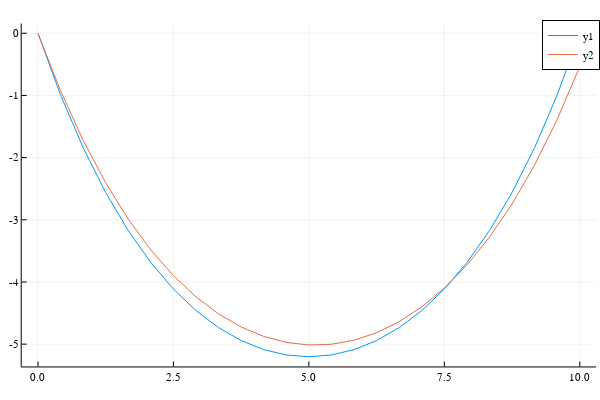

The notebook cell saved with this chart:
### Code cell
#Let's also integrate the continuous solution using implicit midpoint
xtraj1 = zeros(2,n)
xtraj1[:,1] .= x0

#Implicit midpoint step
function implicit_mid(xk)
    
    ### Solution
    xn = xk
    xm = 0.5*(xk + xn)
    r = xn - xk - Δx*f(xm,0,0)
    while maximum(abs.(r)) > 1e-12
        dr = I - 0.5*Δx*ForwardDiff.jacobian(dx->f(dx,0,0),xm)
        xn = xn - dr\r
        xm = 0.5*(xk + xn)
        r = xn - xk - Δx*f(xm,0,0)
    end
    
    return xn
end

#Simulate with implicit midpoint
for k = 1:(n-1)
    xtraj1[:,k+1] .= implicit_mid(xtraj1[:,k])
end

#Compare against reference IPOPT solution
plot(LinRange(0,w,n),y_ref)
plot!(LinRange(0,w,n),xtraj1[1,:])

### Figure 1 — Plotly figure (JSON) as saved in the notebook; plotly's stock layout.template omitted (floating-point values rounded to 4 significant figures)
{"data": [{"colorbar": {"title": ""}, "legendgroup": "y1", "line": {"color": "rgba(0, 154, 250, 1.000)", "dash": "solid", "shape": "linear", "width": 1}, "mode": "lines", "name": "y1", "showlegend": true, "type": "scatter", "x": [0, 0.4167, 0.8333, 1.25, 1.667, 2.083, 2.5, 2.917, 3.333, 3.75, 4.167, 4.583, 5, 5.417, 5.833, 6.25, 6.667, 7.083, 7.5, 7.917, 8.333, 8.75, 9.167, 9.583, 10], "xaxis": "x", "y": [-2.892e-41, -0.991, -1.839, -2.562, -3.174, -3.688, -4.114, -4.46, -4.735, -4.942, -5.088, -5.174, -5.203, -5.174, -5.088, -4.942, -4.735, -4.46, -4.114, -3.688, -3.174, -2.562, -1.839, -0.991, 0], "yaxis": "y", "zmax": null, "zmin": null}, {"colorbar": {"title": ""}, "legendgroup": "y2", "line": {"color": "rgba(227, 111, 71, 1.000)", "dash": "solid", "shape": "linear", "width": 1}, "mode": "lines", "name": "y2", "showlegend": true, "type": "scatter", "x": [0, 0.4167, 0.8333, 1.25, 1.667, 2.083, 2.5, 2.917, 3.333, 3.75, 4.167, 4.583, 5, 5.417, 5.833, 6.25, 6.667, 7.083, 7.5, 7.917, 8.333, 8.75, 9.167, 9.583, 10], "xaxis": "x", "y": [-2.892e-41, -0.9238, -1.721, -2.406, -2.99, -3.485, -3.899, -4.24, -4.513, -4.724, -4.876, -4.972, -5.014, -5.002, -4.937, -4.816, -4.639, -4.401, -4.099, -3.727, -3.278, -2.745, -2.118, -1.385, -0.5345], "yaxis": "y", "zmax": null, "zmin": null}], "layout": {"annotations": [], "height": 400, "legend": {"bgcolor": "rgba(255, 255, 255, 1.000)", "bordercolor": "rgba(0, 0, 0, 1.000)", "borderwidth": 1, "font": {"color": "rgba(0, 0, 0, 1.000)", "family": "sans-serif", "size": 11}, "title": {"font": {"color": "rgba(0, 0, 0, 1.000)", "family": "sans-serif", "size": 15}, "text": ""}, "tracegroupgap": 0, "traceorder": "normal", "x": 1, "xanchor": "auto", "y": 1, "yanchor": "auto"}, "margin": {"b": 20, "l": 0, "r": 0, "t": 20}, "paper_bgcolor": "rgba(255, 255, 255, 1.000)", "plot_bgcolor": "rgba(255, 255, 255, 1.000)", "showlegend": true, "width": 600, "xaxis": {"anchor": "y", "domain": [0.03619, 0.9934], "gridcolor": "rgba(0, 0, 0, 0.100)", "gridwidth": 0.5, "linecolor": "rgba(0, 0, 0, 1.000)", "mirror": false, "range": [-0.3, 10.3], "showgrid": true, "showline": true, "showticklabels": true, "tickangle": 0, "tickcolor": "rgb(0, 0, 0)", "tickfont": {"color": "rgba(0, 0, 0, 1.000)", "family": "sans-serif", "size": 11}, "tickmode": "array", "ticks": "inside", "ticktext": ["0.0", "2.5", "5.0", "7.5", "10.0"], "tickvals": [0, 2.5, 5, 7.5, 10], "title": "", "titlefont": {"color": "rgba(0, 0, 0, 1.000)", "family": "sans-serif", "size": 15}, "type": "-", "visible": true, "zeroline": false, "zerolinecolor": "rgba(0, 0, 0, 1.000)"}, "yaxis": {"anchor": "x", "domain": [0.03762, 0.9902], "gridcolor": "rgba(0, 0, 0, 0.100)", "gridwidth": 0.5, "linecolor": "rgba(0, 0, 0, 1.000)", "mirror": false, "range": [-5.359, 0.1561], "showgrid": true, "showline": true, "showticklabels": true, "tickangle": 0, "tickcolor": "rgb(0, 0, 0)", "tickfont": {"color": "rgba(0, 0, 0, 1.000)", "family": "sans-serif", "size": 11}, "tickmode": "array", "ticks": "inside", "ticktext": ["-5", "-4", "-3", "-2", "-1", "0"], "tickvals": [-5, -4, -3, -2, -1, 0], "title": "", "titlefont": {"color": "rgba(0, 0, 0, 1.000)", "family": "sans-serif", "size": 15}, "type": "-", "visible": true, "zeroline": false, "zerolinecolor": "rgba(0, 0, 0, 1.000)"}}}
